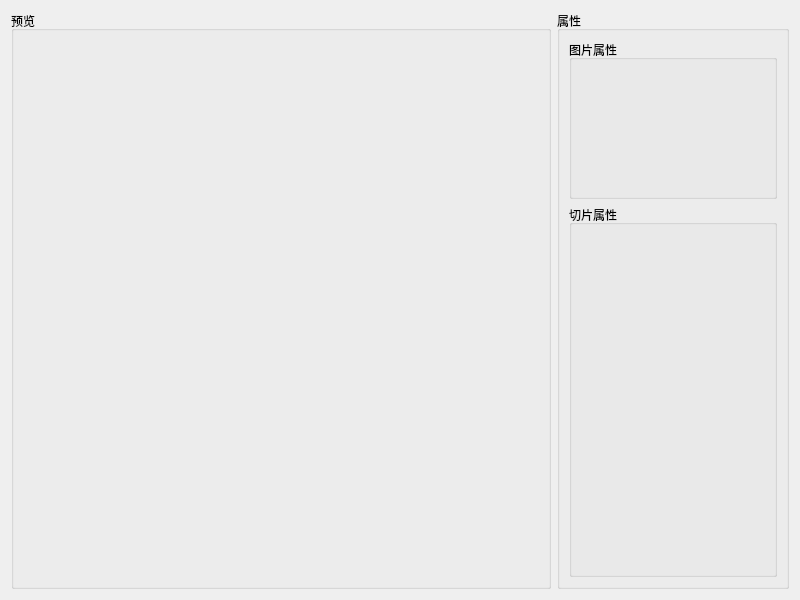
<?xml version="1.0" encoding="UTF-8"?>
<ui version="4.0">
 <class>CSlicePanle</class>
 <widget class="QWidget" name="CSlicePanle">
  <property name="geometry">
   <rect>
    <x>0</x>
    <y>0</y>
    <width>800</width>
    <height>600</height>
   </rect>
  </property>
  <property name="windowTitle">
   <string>Form</string>
  </property>
  <layout class="QGridLayout" name="gridLayout" columnstretch="7,3">
   <item row="0" column="0">
    <widget class="QGroupBox" name="groupBox">
     <property name="title">
      <string>预览</string>
     </property>
     <layout class="QGridLayout" name="gridLayout_2">
      <item row="0" column="0">
       <widget class="QWidget" name="imageWidget" native="true">
        <widget class="QWidget" name="sliceWidget" native="true">
         <property name="geometry">
          <rect>
           <x>0</x>
           <y>0</y>
           <width>523</width>
           <height>550</height>
          </rect>
         </property>
        </widget>
       </widget>
      </item>
     </layout>
    </widget>
   </item>
   <item row="0" column="1">
    <widget class="QGroupBox" name="groupBox_2">
     <property name="title">
      <string>属性</string>
     </property>
     <layout class="QGridLayout" name="gridLayout_3" rowstretch="3,7">
      <item row="0" column="0">
       <widget class="QGroupBox" name="groupBox_3">
        <property name="title">
         <string>图片属性</string>
        </property>
       </widget>
      </item>
      <item row="1" column="0">
       <widget class="QGroupBox" name="groupBox_4">
        <property name="title">
         <string>切片属性</string>
        </property>
       </widget>
      </item>
     </layout>
    </widget>
   </item>
  </layout>
 </widget>
 <resources/>
 <connections/>
</ui>
